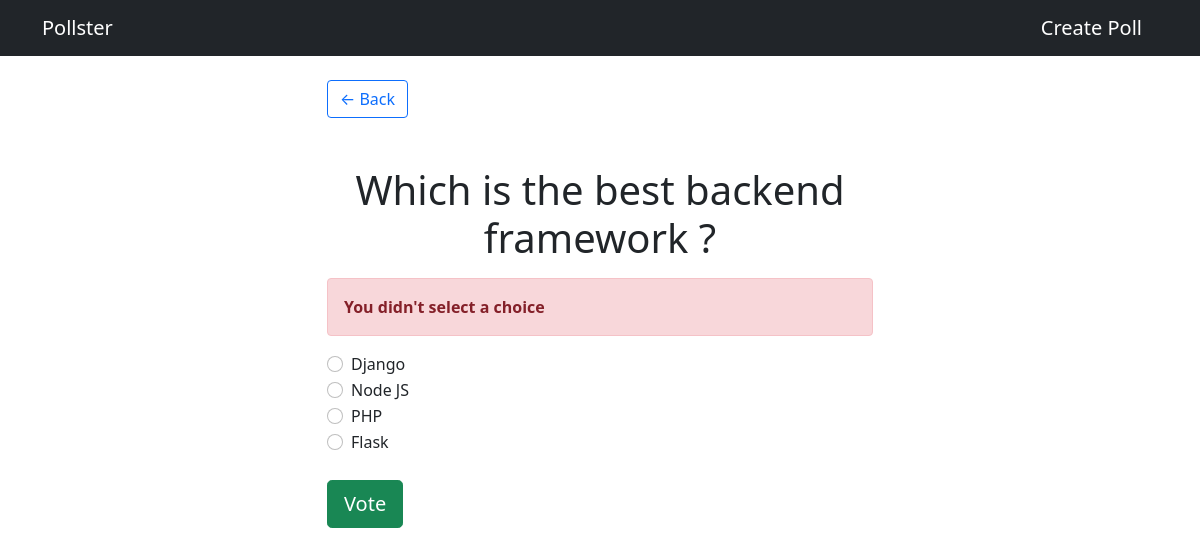
/polls/2/vote/, run on the app's committed database.
### polls/models.py (models this page shows, shortened)
class Question(models.Model):
    question_text = models.CharField(max_length=200)
    pub_date = models.DateTimeField('date published')

class Choice(models.Model):
    question = models.ForeignKey(Question, on_delete=models.CASCADE)
    choice_text = models.CharField(max_length=200)
    votes = models.IntegerField(default=0)

### polls/views.py (the view)
# urls.py: path('<int:question_id>/vote/', views.vote, name='vote'),
def vote(request, question_id):
    question = Question.objects.get(pk=question_id)
    try:
        selected_choice = question.choice_set.get(pk=request.POST['choice'])
    except (KeyError, Choice.DoesNotExist):
        return render(request, 'polls/detail.html', {'question': question, 'error_message': "You didn't select a choice"},)
    else:
        selected_choice.votes += 1
        selected_choice.save()
        return HttpResponseRedirect(reverse('polls:results', args=(question.id,)))

### templates/polls/detail.html (shortened to what this page needs)
{% extends 'base.html' %}
{% block content %}
<a class="btn btn-outline-primary" href="{% url 'polls:index' %}">&#8592; Back</a>
<br>
<br>
<br>
<h1 class="text-center mb-3">{{question.question_text}}</h1>
{% if error_message %}
<p class="alert alert-danger"><strong>{{error_message}}</strong></p>
{% endif %}
<form action="{% url 'polls:vote' question.id %}" method="POST">
    {% for choice in question.choice_set.all %}
    <div class="form-check">
        <input type="radio" name="choice" id="choice{{forloop.counter}}" class="form-check-input" value="{{choice.id}}">
        <label for="choice{{forloop.counter}}">{{choice.choice_text}}</label>
    </div>
    {% endfor %}
    <input type="submit" value="Vote" class="btn btn-success btn-lg btn-block mt-4">
</form>
{% endblock content %}

### data on the page
Question: question_text "Which is the best backend framework ?"
Choice: choice_text "Django"
Choice: choice_text "Node JS"
Choice: choice_text "PHP"
Choice: choice_text "Flask"

### other printed values
{{ error_message }} "You didn't select a choice"
